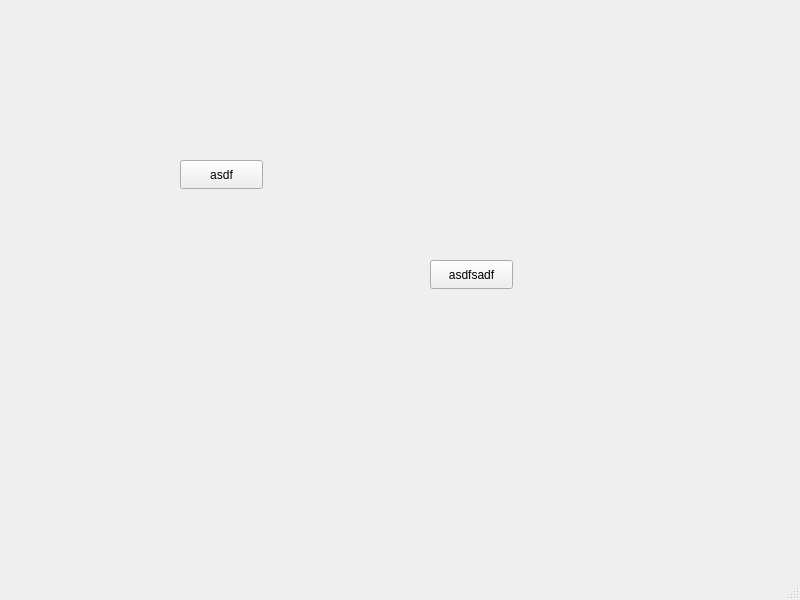
<?xml version="1.0" encoding="UTF-8"?>
<ui version="4.0">
 <class>MainWindow</class>
 <widget class="QMainWindow" name="MainWindow">
  <property name="geometry">
   <rect>
    <x>0</x>
    <y>0</y>
    <width>800</width>
    <height>600</height>
   </rect>
  </property>
  <property name="windowTitle">
   <string>MainWindow</string>
  </property>
  <widget class="QWidget" name="centralwidget">
   <widget class="QPushButton" name="pushButton">
    <property name="geometry">
     <rect>
      <x>430</x>
      <y>260</y>
      <width>83</width>
      <height>29</height>
     </rect>
    </property>
    <property name="text">
     <string>asdfsadf</string>
    </property>
   </widget>
   <widget class="QPushButton" name="pushButton_2">
    <property name="geometry">
     <rect>
      <x>180</x>
      <y>160</y>
      <width>83</width>
      <height>29</height>
     </rect>
    </property>
    <property name="text">
     <string>asdf</string>
    </property>
   </widget>
  </widget>
  <widget class="QMenuBar" name="menubar">
   <property name="geometry">
    <rect>
     <x>0</x>
     <y>0</y>
     <width>800</width>
     <height>25</height>
    </rect>
   </property>
  </widget>
  <widget class="QStatusBar" name="statusbar"/>
 </widget>
 <resources/>
 <connections/>
</ui>
